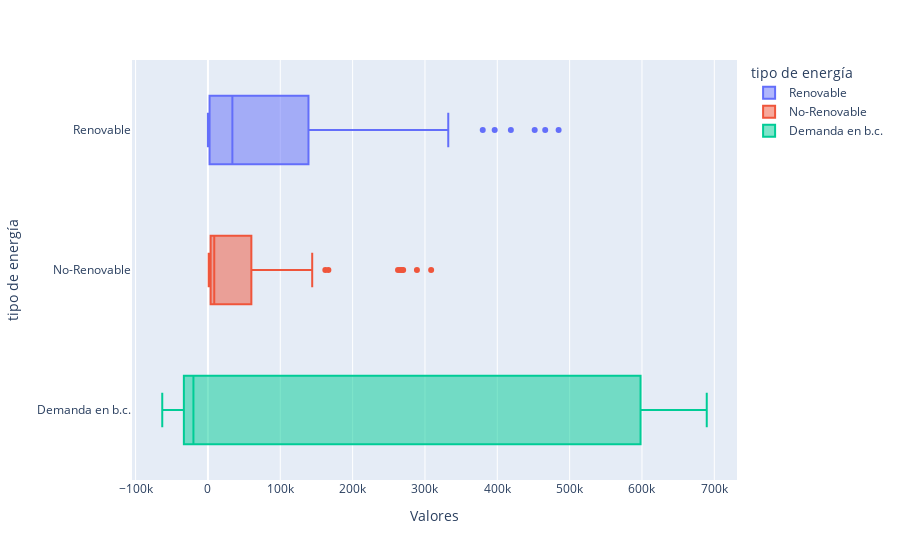

Write notebook code for a chart like this one.
### Code cell
px.box(data_frame=df_balance,
       x = 'Valores',
       y = 'tipo de energía',
       color = 'tipo de energía',
       color_discrete_sequence = colores_personalizados)

### Figure 1 — Plotly figure (JSON) as saved in the notebook; plotly's stock layout.template omitted (floating-point values rounded to 4 significant figures)
{"data": [{"alignmentgroup": "True", "hovertemplate": "tipo de energía=%{y}<br>Valores=%{x}<extra></extra>", "legendgroup": "Renovable", "marker": {"color": "#636EFA"}, "name": "Renovable", "notched": false, "offsetgroup": "Renovable", "orientation": "h", "showlegend": true, "type": "box", "x": [83010.0, 54810.0, 63360.0, 57720.0, 60410.0, 97710.0, 151000.0, 216700.0, 294900.0, 325000.0, 332200.0, 175800.0, 120900.0, 104500.0, 79730.0, 88050.0, 61270.0, 126900.0, 12730.0, 8866.0, 1804.0, 3399.0, 2117.0, 6045.0, 50.15, 1.722, 5.562, 13.74, 55.31, 29.04, 10220.0, 9640.0, 10000.0, 8602.0, 7808.0, 9795.0, 1973.0, 1880.0, 1857.0, 1959.0, 2362.0, 2448.0, 379900.0, 396400.0, 451700.0, 484800.0, 466200.0, 418800.0], "x0": " ", "xaxis": "x", "y": ["Renovable", "Renovable", "Renovable", "Renovable", "Renovable", "Renovable", "Renovable", "Renovable", "Renovable", "Renovable", "Renovable", "Renovable", "Renovable", "Renovable", "Renovable", "Renovable", "Renovable", "Renovable", "Renovable", "Renovable", "Renovable", "Renovable", "Renovable", "Renovable", "Renovable", "Renovable", "Renovable", "Renovable", "Renovable", "Renovable", "Renovable", "Renovable", "Renovable", "Renovable", "Renovable", "Renovable", "Renovable", "Renovable", "Renovable", "Renovable", "Renovable", "Renovable", "Renovable", "Renovable", "Renovable", "Renovable", "Renovable", "Renovable"], "y0": " ", "yaxis": "y"}, {"alignmentgroup": "True", "hovertemplate": "tipo de energía=%{y}<br>Valores=%{x}<extra></extra>", "legendgroup": "No-Renovable", "marker": {"color": "#EF553B"}, "name": "No-Renovable", "notched": false, "offsetgroup": "No-Renovable", "orientation": "h", "showlegend": true, "type": "box", "x": [9067.0, 3071.0, 9643.0, 8103.0, 6513.0, 10110.0, 166500.0, 162300.0, 143400.0, 143691, 143800.0, 144100.0, 54490.0, 54460.0, 59970.0, 64130.0, 60040.0, 84910.0, 5770.0, 5884, 8010.0, 8764, 10614, 10824, 7217.0, 7418.0, 8239.0, 8685.0, 8317.0, 8548.0, 1055.0, 1237.0, 2396.0, 2679.0, 2395.0, 2216.0, 2330.0, 2559.0, 2921.0, 3137.0, 2660.0, 2525.0, 38280.0, 24990.0, 31620.0, 25170.0, 24360.0, 40960.0, 4153.0, 3673.0, 3685.0, 3721.0, 4085.0, 4337.0, 288900.0, 265600.0, 269900.0, 268100.0, 262800.0, 308600.0], "x0": " ", "xaxis": "x", "y": ["No-Renovable", "No-Renovable", "No-Renovable", "No-Renovable", "No-Renovable", "No-Renovable", "No-Renovable", "No-Renovable", "No-Renovable", "No-Renovable", "No-Renovable", "No-Renovable", "No-Renovable", "No-Renovable", "No-Renovable", "No-Renovable", "No-Renovable", "No-Renovable", "No-Renovable", "No-Renovable", "No-Renovable", "No-Renovable", "No-Renovable", "No-Renovable", "No-Renovable", "No-Renovable", "No-Renovable", "No-Renovable", "No-Renovable", "No-Renovable", "No-Renovable", "No-Renovable", "No-Renovable", "No-Renovable", "No-Renovable", "No-Renovable", "No-Renovable", "No-Renovable", "No-Renovable", "No-Renovable", "No-Renovable", "No-Renovable", "No-Renovable", "No-Renovable", "No-Renovable", "No-Renovable", "No-Renovable", "No-Renovable", "No-Renovable", "No-Renovable", "No-Renovable", "No-Renovable", "No-Renovable", "No-Renovable", "No-Renovable", "No-Renovable", "No-Renovable", "No-Renovable", "No-Renovable", "No-Renovable"], "y0": " ", "yaxis": "y"}, {"alignmentgroup": "True", "hovertemplate": "tipo de energía=%{y}<br>Valores=%{x}<extra></extra>", "legendgroup": "Demanda en b.c.", "marker": {"color": "#00CC96"}, "name": "Demanda en b.c.", "notched": false, "offsetgroup": "Demanda en b.c.", "orientation": "h", "showlegend": true, "type": "box", "x": [-14990.0, -33280.0, -16650.0, -27590.0, -26250.0, -14340.0, -55760.0, -63160.0, -39350, -42370.0, -23780.0, -23430.0, 598000.0, 565500.0, 665600.0, 682900.0, 679000.0, 689500.0], "x0": " ", "xaxis": "x", "y": ["Demanda en b.c.", "Demanda en b.c.", "Demanda en b.c.", "Demanda en b.c.", "Demanda en b.c.", "Demanda en b.c.", "Demanda en b.c.", "Demanda en b.c.", "Demanda en b.c.", "Demanda en b.c.", "Demanda en b.c.", "Demanda en b.c.", "Demanda en b.c.", "Demanda en b.c.", "Demanda en b.c.", "Demanda en b.c.", "Demanda en b.c.", "Demanda en b.c."], "y0": " ", "yaxis": "y"}], "layout": {"boxmode": "overlay", "legend": {"title": {"text": "tipo de energía"}, "tracegroupgap": 0}, "margin": {"t": 60}, "xaxis": {"anchor": "y", "domain": [0, 1], "title": {"text": "Valores"}}, "yaxis": {"anchor": "x", "categoryarray": ["Demanda en b.c.", "No-Renovable", "Renovable"], "categoryorder": "array", "domain": [0, 1], "title": {"text": "tipo de energía"}}}}
